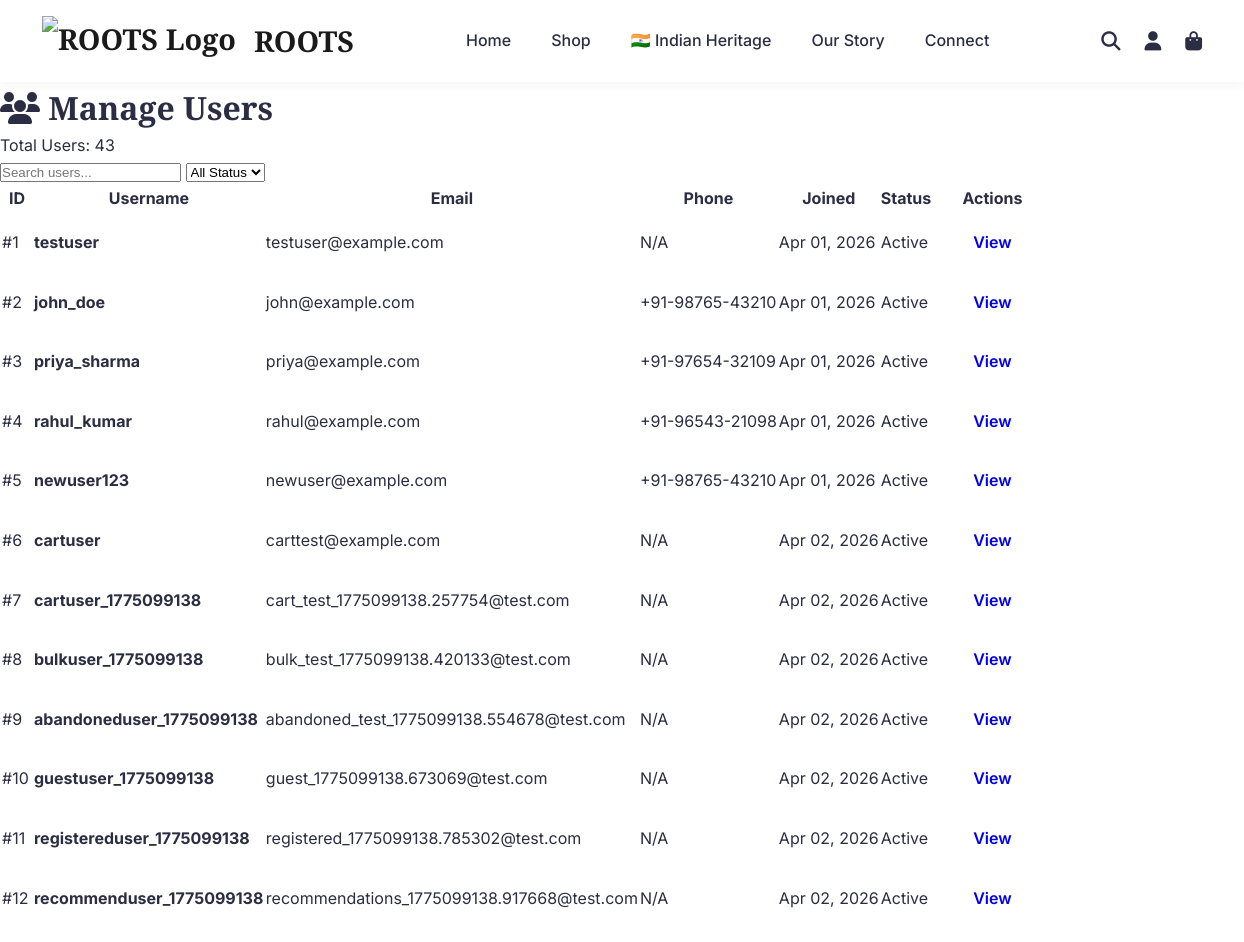
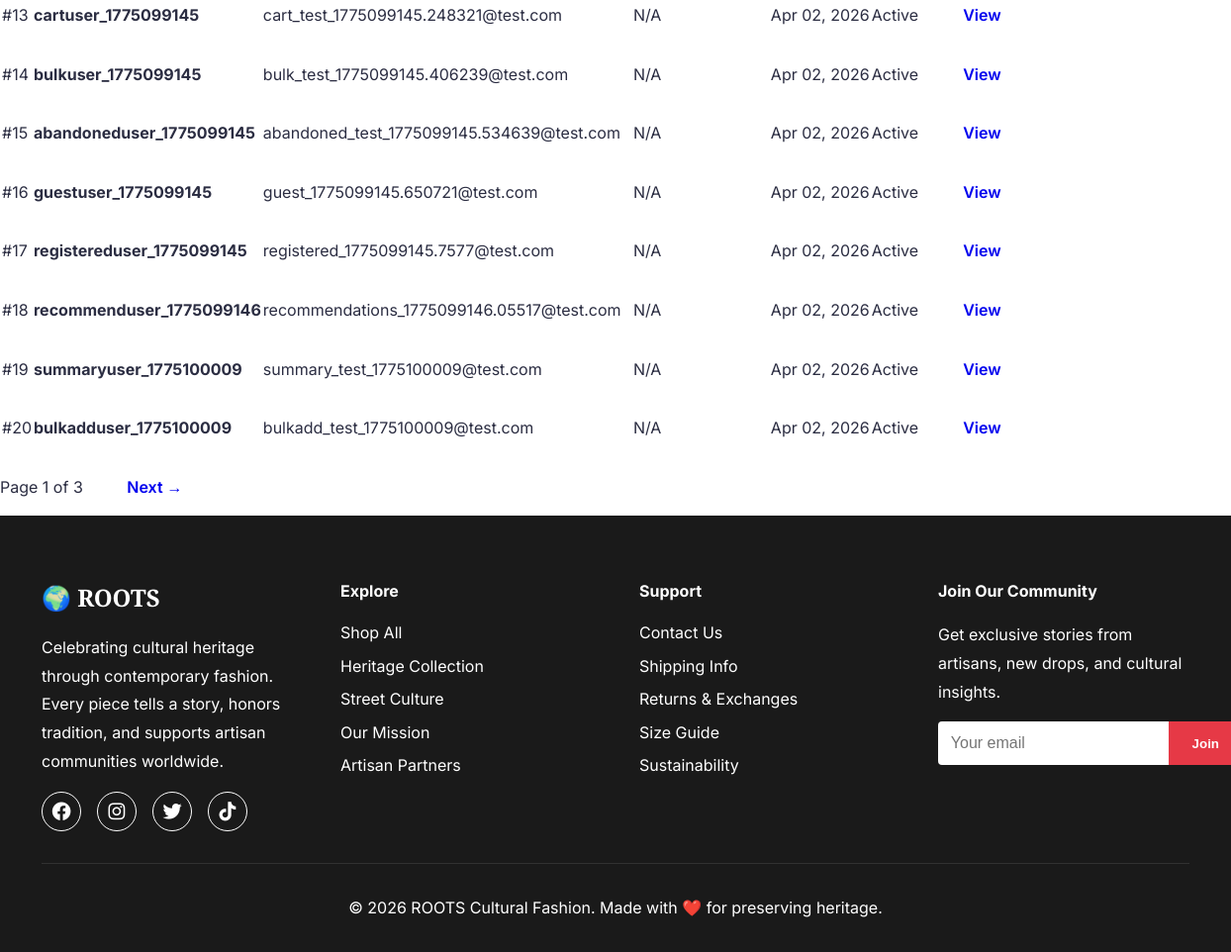
Screenshot of /admin/users (signed in) with the database file from the repository (2 pictures, top to bottom).
### models/__init__.py (models this page shows, shortened)
class User(db.Model):
    __tablename__ = 'users'
    id = db.Column(db.Integer, primary_key=True)
    email = db.Column(db.String(120), unique=True, nullable=False, index=True)
    username = db.Column(db.String(80), unique=True, nullable=False, index=True)
    password_hash = db.Column(db.String(255), nullable=False)
    first_name = db.Column(db.String(50))
    last_name = db.Column(db.String(50))
    phone = db.Column(db.String(20))
    is_active = db.Column(db.Boolean, default=True)
    is_verified = db.Column(db.Boolean, default=False)
    created_at = db.Column(db.DateTime, default=lambda: datetime.now(timezone.utc))
    updated_at = db.Column(db.DateTime, default=lambda: datetime.now(timezone.utc),
                          onupdate=lambda: datetime.now(timezone.utc))
    last_login = db.Column(db.DateTime)
    orders = db.relationship('Order', backref='user', lazy='dynamic')
    addresses = db.relationship('Address', backref='user', lazy='dynamic')

### controllers/admin_controller.py (the view)
@admin_bp.route('/users')
@admin_required
def users():
    page = request.args.get('page', 1, type=int)
    users_pagination = admin_service.get_all_users(page=page, per_page=20)
    return render_template('admin/users.html', users=users_pagination)

### app.py (called while the page is built)
@app.after_request
def add_cache_headers(response):
    if request.path.startswith('/static/'):
        response.cache_control.max_age = 2592000
        response.cache_control.public = True
    elif request.endpoint in ['home', 'shop', 'about', 'contact', 'indian_heritage', 'design_gallery']:
        response.cache_control.max_age = 3600
        response.cache_control.public = True
    return response

@app.before_request
def redirect_to_custom_domain():
    if env == 'production':
        if 'indian-heritage-fashion.onrender.com' in request.url:
            new_url = request.url.replace('indian-heritage-fashion.onrender.com', 'www.rootsfashion.in')
            return redirect(new_url, code=301)

@app.context_processor
def inject_now():
    return {'now': datetime.now(timezone.utc)}

@app.context_processor
def inject_user():
    user_info = {
        'is_authenticated': 'user_id' in session,
        'is_admin': 'admin_id' in session,
        'username': session.get('username') or session.get('admin_username'),
        'user_id': session.get('user_id'),
        'admin_id': session.get('admin_id')
    }
    return {'current_user': user_info}

### repositories/__init__.py (called while the page is built)
    @staticmethod
    def find_all(page: int = 1, per_page: int = 20) -> List[User]:
        return User.query.paginate(page=page, per_page=per_page, error_out=False)

### services/__init__.py (called while the page is built)
    def get_all_users(self, page: int = 1, per_page: int = 20):
        return self.user_repo.find_all(page, per_page)

### templates/admin/users.html (shortened to what this page needs)
{% extends "base.html" %}
{% block content %}
<div class="admin-container">
    <div class="admin-header">
        <h1><i class="fas fa-users"></i> Manage Users</h1>
        <p>Total Users: {{ users.total }}</p>
    </div>
    <div class="admin-content">
        <div class="search-bar">
            <input type="text" placeholder="Search users..." id="searchUsers">
            <select id="filterStatus">
                <option value="">All Status</option>
            </select>
        </div>
        <table class="admin-table">
            <thead>
                <tr>
                    <th>ID</th>
                    <th>Username</th>
                    <th>Email</th>
                    <th>Phone</th>
                    <th>Joined</th>
                    <th>Status</th>
                    <th>Actions</th>
                </tr>
            </thead>
            <tbody>
                {% for user in users.items %}
                <tr>
                    <td>#{{ user.id }}</td>
                    <td><strong>{{ user.username }}</strong></td>
                    <td>{{ user.email }}</td>
                    <td>{{ user.phone or 'N/A' }}</td>
                    <td>{{ user.created_at.strftime('%b %d, %Y') }}</td>
                    <td>
                        {% if user.is_active %}
                            <span class="badge badge-success">Active</span>
                        {% else %}
                            <span class="badge badge-danger">Inactive</span>
                        {% endif %}
                    </td>
                    <td>
                        <a href="{{ url_for('admin.user_detail', user_id=user.id) }}" class="btn btn-sm btn-info">View</a>
                    </td>
                </tr>
                {% endfor %}
            </tbody>
        </table>
        <div class="pagination">
            <span class="page-info">Page {{ users.page }} of {{ users.pages }}</span>
            {% if users.has_next %}
                <a href="{{ url_for('admin.users', page=users.next_num) }}" class="btn btn-sm">Next →</a>
            {% endif %}
        </div>
    </div>
</div>
{% endblock %}

### static/css/style.css (style rules this page uses)
* { margin: 0; padding: 0; box-sizing: border-box; }
:root { --primary-color: #1a1a1a; --secondary-color: #e63946; --accent-color: #f4a261; --text-color: #2b2d42; --light-bg: #fefae0; --white: #ffffff; --gray: #8d99ae; --border-color: #edf2f4; }
body { font-family: 'Inter', 'Segoe UI', sans-serif; line-height: 1.6; color: var(--text-color); }
h1, h2, h3 { font-family: 'Playfair Display', serif; }
.btn { display: inline-block; padding: 1rem 2.5rem; text-decoration: none; border: none; cursor: pointer; font-size: 1rem; transition: all 0.3s; font-weight: 600; border-radius: 4px; }

### rows the page displays
User: id "1", username "testuser", email "testuser@example.com", phone "N/A", created_at "Apr 01, 2026", is_active "Active"
User: id "2", username "john_doe", email "john@example.com", phone "+91-98765-43210", created_at "Apr 01, 2026", is_active "Active"
User: id "3", username "priya_sharma", email "priya@example.com", phone "+91-97654-32109", created_at "Apr 01, 2026", is_active "Active"
User: id "4", username "rahul_kumar", email "rahul@example.com", phone "+91-96543-21098", created_at "Apr 01, 2026", is_active "Active"
User: id "5", username "newuser123", email "newuser@example.com", phone "+91-98765-43210", created_at "Apr 01, 2026", is_active "Active"
User: id "6", username "cartuser", email "carttest@example.com", phone "N/A", created_at "Apr 02, 2026", is_active "Active"
User: id "7", username "cartuser_1775099138", email "cart_test_1775099138.257754@test.com", phone "N/A", created_at "Apr 02, 2026", is_active "Active"
User: id "8", username "bulkuser_1775099138", email "bulk_test_1775099138.420133@test.com", phone "N/A", created_at "Apr 02, 2026", is_active "Active"
User: id "9", username "abandoneduser_1775099138", email "abandoned_test_1775099138.554678@test.com", phone "N/A", created_at "Apr 02, 2026", is_active "Active"
User: id "10", username "guestuser_1775099138", email "guest_1775099138.673069@test.com", phone "N/A", created_at "Apr 02, 2026", is_active "Active"
User: id "11", username "registereduser_1775099138", email "registered_1775099138.785302@test.com", phone "N/A", created_at "Apr 02, 2026", is_active "Active"
User: id "12", username "recommenduser_1775099138", email "recommendations_1775099138.917668@test.com", phone "N/A", created_at "Apr 02, 2026", is_active "Active"
User: id "13", username "cartuser_1775099145", email "cart_test_1775099145.248321@test.com", phone "N/A", created_at "Apr 02, 2026", is_active "Active"
User: id "14", username "bulkuser_1775099145", email "bulk_test_1775099145.406239@test.com", phone "N/A", created_at "Apr 02, 2026", is_active "Active"
User: id "15", username "abandoneduser_1775099145", email "abandoned_test_1775099145.534639@test.com", phone "N/A", created_at "Apr 02, 2026", is_active "Active"
User: id "16", username "guestuser_1775099145", email "guest_1775099145.650721@test.com", phone "N/A", created_at "Apr 02, 2026", is_active "Active"
User: id "17", username "registereduser_1775099145", email "registered_1775099145.7577@test.com", phone "N/A", created_at "Apr 02, 2026", is_active "Active"
User: id "18", username "recommenduser_1775099146", email "recommendations_1775099146.05517@test.com", phone "N/A", created_at "Apr 02, 2026", is_active "Active"
User: id "19", username "summaryuser_1775100009", email "summary_test_1775100009@test.com", phone "N/A", created_at "Apr 02, 2026", is_active "Active"
User: id "20", username "bulkadduser_1775100009", email "bulkadd_test_1775100009@test.com", phone "N/A", created_at "Apr 02, 2026", is_active "Active"

### other values shown
{{ users.total }} "43"
{{ users.page }} "1"
{{ users.pages }} "3"
